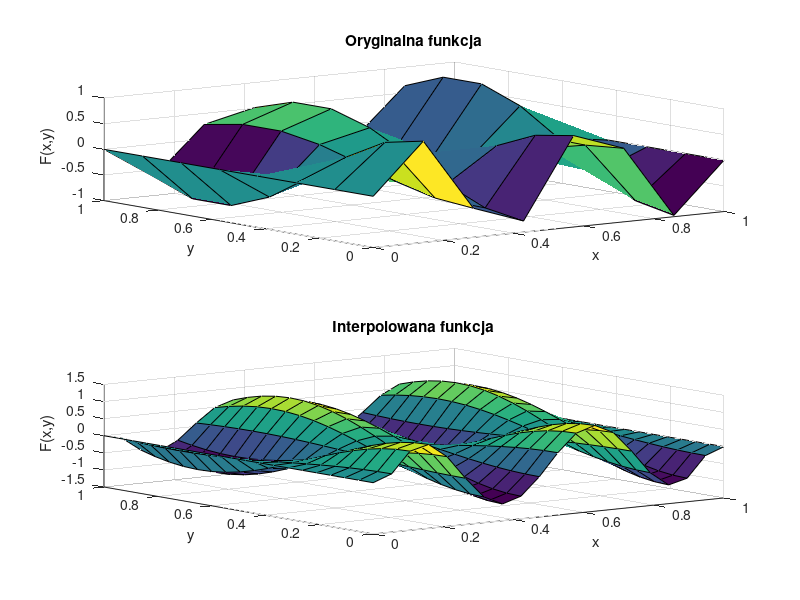

This chart was generated by the following MATLAB code:
function [M,N,P,R,x_coarse,y_coarse,F_coarse,x_fine,y_fine,F_fine] = zadanie4()
P = 20; % liczba unikalnych współrzędnych x punktów dla których będzie obliczana interpolacja
R = 20; % liczba unikalnych współrzędnych y punktów dla których będzie obliczana interpolacja
M = 8; % liczba węzłów interpolacji wzdłuż osi X (stopień wielomianu zmiennej x: M-1)
N = 8; % liczba węzłów interpolacji wzdłuż osi Y (stopień wielomianu zmiennej y: N-1)

% Generowanie węzłów interpolacji na płaszczyźnie
x_coarse = linspace(0, 1, M);
y_coarse = linspace(0, 1, N);
[X_coarse, Y_coarse] = meshgrid(x_coarse, y_coarse);

% Wyznaczenie wartości funkcji oryginalnej w węzłach
F_coarse = cos(4 * x_coarse)' .* sin(32 * pi * y_coarse); % zadanie A: zmień definicję funkcji interpolowanej

MN = M*N;
xvec_coarse = reshape(X_coarse, MN, 1);
yvec_coarse = reshape(Y_coarse, MN, 1);
fvec_coarse = reshape(F_coarse, MN, 1);

% Macierz Vandermonde'a dla interpolacji 2d
V = zeros(M*N, M*N);
for i = 0:(M-1)
    for j = 0:(N-1)
        V(:, i*N + j + 1) = xvec_coarse.^i .* yvec_coarse.^j;
    end
end

% Współczynniki wielomianu interpolacyjnego
coeffs = V \ fvec_coarse;

% Obliczanie wartości funkcji interpolującej na gęstszej siatce
x_fine = linspace(0, 1, P);
y_fine = linspace(0, 1, R);
[X_fine, Y_fine] = meshgrid(x_fine, y_fine);

F_fine = zeros(size(X_fine));
% zadanie B: zdefiniuj obliczenia wartości wielomianu interpolującego. Rezultat obliczeń zapisz w zmiennej F_fine.
for i = 0:(M-1)
    for j = 0:(N-1)
        F_fine = F_fine + coeffs(i*N + j + 1) .* X_fine.^i .* Y_fine.^j;
    end
end

subplot(2,1,1);
surf(X_coarse, Y_coarse, F_coarse);
xlabel('x');
ylabel('y');
zlabel('F(x,y)');
title('Oryginalna funkcja');

subplot(2,1,2);
surf(X_fine, Y_fine, F_fine);
xlabel('x');
ylabel('y');
zlabel('F(x,y)');
title('Interpolowana funkcja');

saveas(gcf, 'zadanie4.png');
end